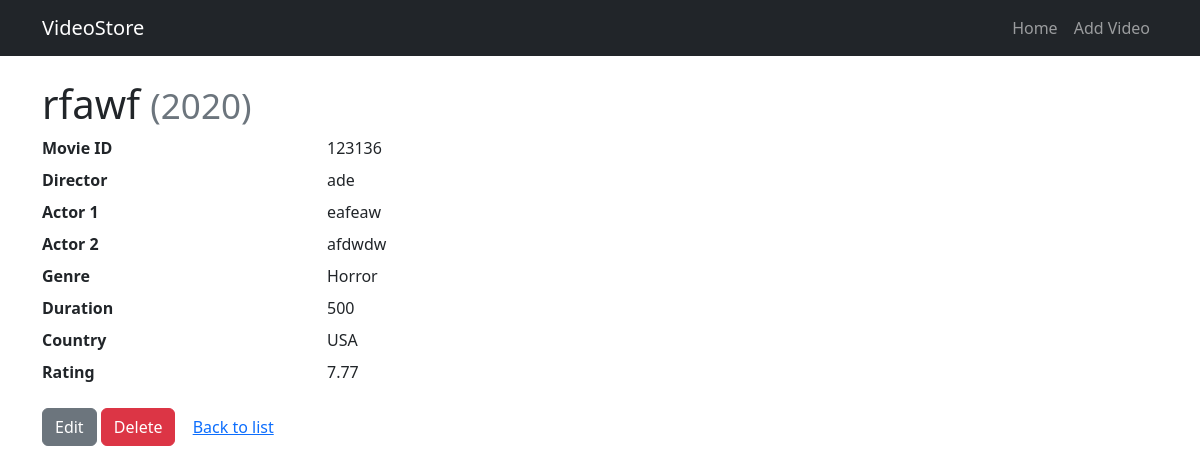
The app's page /123136/ with its own data.
### store/models.py (models this page shows)
class Video(models.Model):
    movie_id = models.IntegerField(
        primary_key=True,
        validators=[
            MinValueValidator(100000),
            MaxValueValidator(999999)
        ])
    movie_title = models.CharField('Title', max_length=200)
    actor1_name = models.CharField('Actor 1', max_length=100, blank=True)
    actor2_name = models.CharField('Actor 2', max_length=100, blank=True)
    director_name = models.CharField('Director', max_length=100, blank=True)
    GENRE_CHOICES = [
        ('COM', 'Comedy'),
        ('ROM', 'Romance'),
        ('ACT', 'Action'),
        ('DRM', 'Drama'),
        ('HOR', 'Horror'),
        ('OTH', 'Other'),
    ]
    movie_genre = models.CharField('Genre', max_length=10, choices=GENRE_CHOICES, default='OTH')
    release_year = models.PositiveIntegerField(
        'Release Year',
        validators=[MinValueValidator(1888), MaxValueValidator(datetime.now().year + 1)]
    )
    DurationMinutes = models.PositiveIntegerField(
        validators=[
            MaxValueValidator(600)
        ]
    )
    Country = models.CharField(max_length=50)
    Rating = models.DecimalField(
        max_digits=4,
        decimal_places=2,
        validators=[MinValueValidator(0), MaxValueValidator(10)]
    )
    '''
    def __str__(self):
        return f"{self.movie_title} ({self.release_year})"
        '''

### store/views.py (the view)
# urls.py: path('<int:pk>/', views.video_detail, name='video_detail'),
def video_detail(request, pk):
    video = get_object_or_404(Video, pk=pk)
    return render(request, 'store/video_detail.html', {'video': video})

### store/templates/store/video_detail.html
{% extends 'store/base.html' %}
{% block content %}
  <h1>{{ video.movie_title }} <small class="text-muted">({{ video.release_year }})</small></h1>
  <dl class="row">
    <dt class="col-sm-3">Movie ID</dt><dd class="col-sm-9">{{ video.movie_id }}</dd>
    <dt class="col-sm-3">Director</dt><dd class="col-sm-9">{{ video.director_name }}</dd>
    <dt class="col-sm-3">Actor 1</dt><dd class="col-sm-9">{{ video.actor1_name }}</dd>
    <dt class="col-sm-3">Actor 2</dt><dd class="col-sm-9">{{ video.actor2_name }}</dd>
    <dt class="col-sm-3">Genre</dt><dd class="col-sm-9">{{ video.get_movie_genre_display }}</dd>
    <dt class="col-sm-3">Duration</dt><dd class="col-sm-9">{{ video.DurationMinutes }}</dd>
    <dt class="col-sm-3">Country</dt><dd class="col-sm-9">{{ video.Country }}</dd>
    <dt class="col-sm-3">Rating</dt><dd class="col-sm-9">{{ video.Rating }}</dd>
  </dl>
  <a class="btn btn-secondary" href="{% url 'video_update' video.pk %}">Edit</a>
  <a class="btn btn-danger" href="{% url 'video_delete' video.pk %}">Delete</a>
  <a class="btn btn-link" href="{% url 'video_list' %}">Back to list</a>
{% endblock %}

### records on screen
Video: movie_title "rfawf", release_year "2020", movie_id "123136", director_name "ade", actor1_name "eafeaw", actor2_name "afdwdw", movie_genre "Horror", DurationMinutes "500", Country "USA", Rating "7.77"
